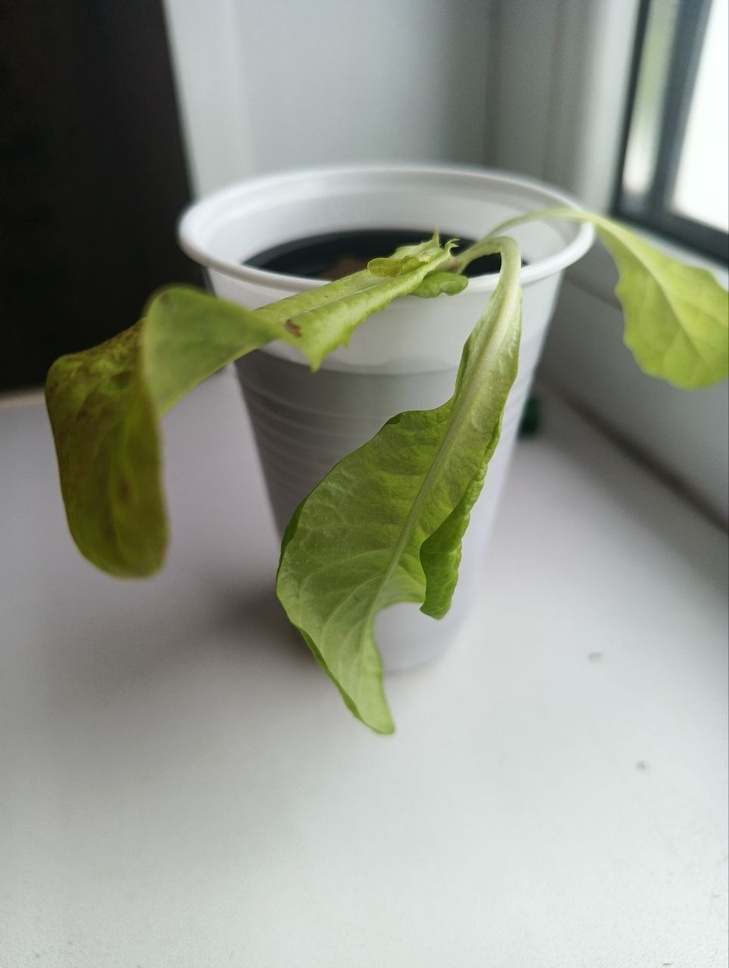
#> input picture curriculum/01-image-fundamentals/sample.jpg, 729 x 968 px, shrunk from 964 x 1280 before the run
$ python -i colors.py   (imports and definitions only)
#> lines starting #> are read from the running program, lines starting #| are printed output that depends on the picture
#> further down, picture is the input picture: shape (968, 729, 3); mean B, G, R 136.6, 149.1, 144.8
"""Color-space helpers for PlantVision.

Input images follow the OpenCV BGR convention; OpenCV's HSV hue range is
[0, 180) for uint8 images.
"""

from typing import Literal

import cv2
import numpy as np


# [28 lines left out: functions to_gray, to_hsv, not called in this run]


def split_channels(
    img: np.ndarray, space: Literal["bgr", "hsv", "gray"] = "bgr"
) -> dict[str, np.ndarray]:
    """Split an image into its per-channel arrays for a given color space.

    Args:
        img: Image array; ``(H, W, 3)`` for ``"bgr"``/``"hsv"``, ``(H, W)`` or
            ``(H, W, 3)`` for ``"gray"``.
        space: Color space of the input image.

    Returns:
        ``{"b", "g", "r"}`` maps for ``"bgr"``, ``{"h", "s", "v"}`` for
        ``"hsv"``, or ``{"gray": ...}`` for ``"gray"``.

    Raises:
        ValueError: If ``space`` is not one of ``"bgr"``, ``"hsv"``, ``"gray"``.
    """
#> called with space = 'bgr'
    if space == "bgr":
        b, g, r = cv2.split(img)
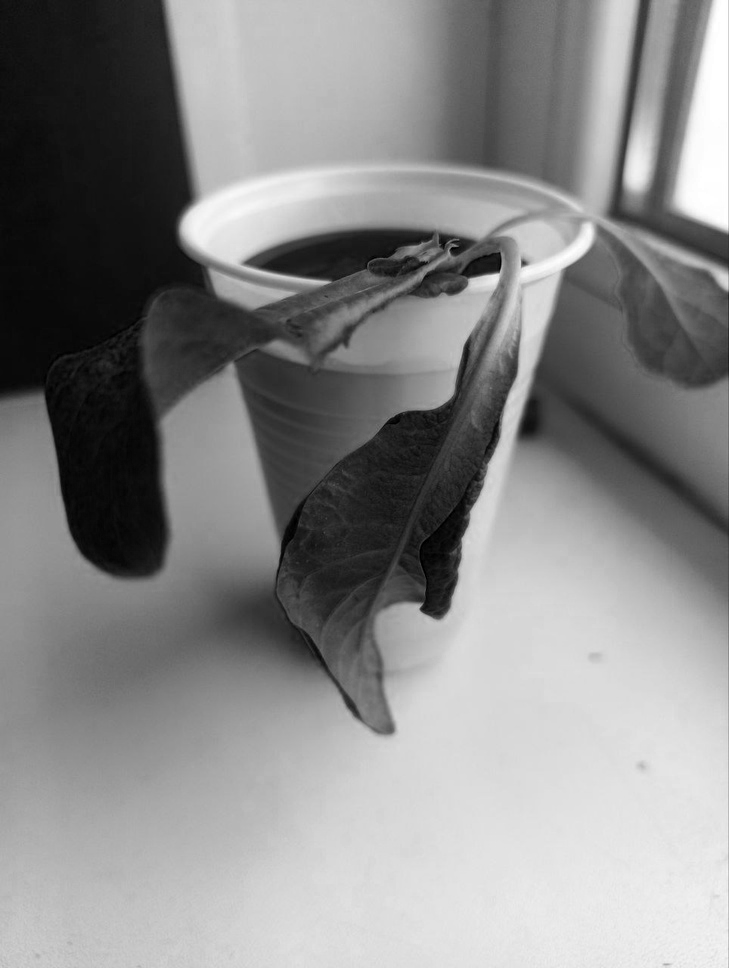
#> b: shape (968, 729); min 0, max 255, mean 136.6
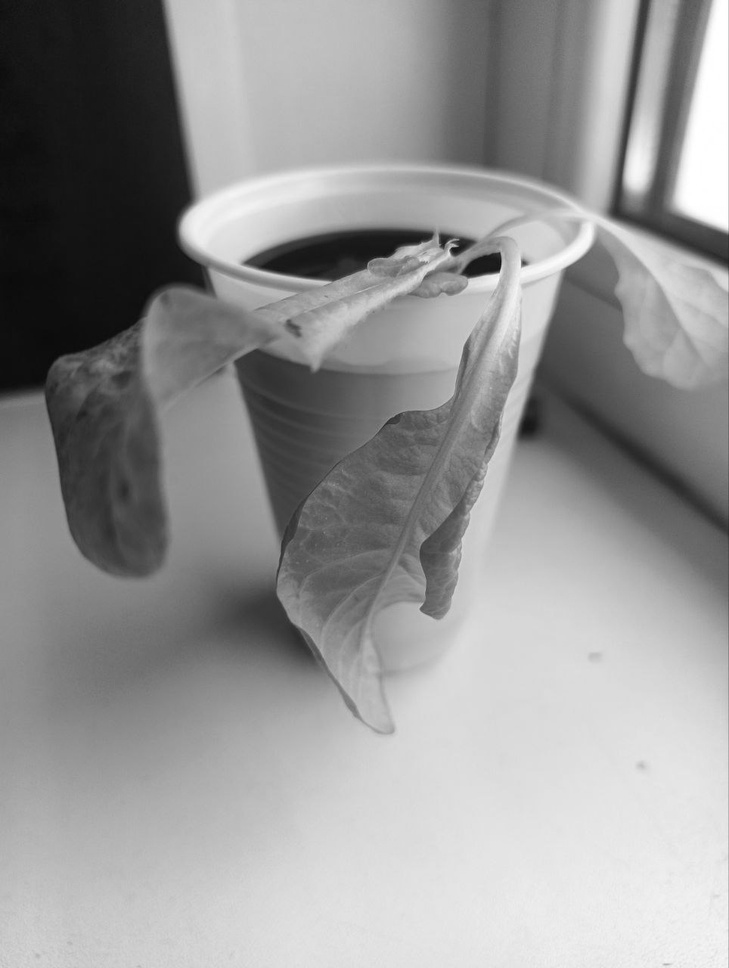
#> g: shape (968, 729); min 10, max 255, mean 149.1
        return {"b": b, "g": g, "r": r}
    if space == "hsv":
        h, s, v = cv2.split(to_hsv(img))
        return {"h": h, "s": s, "v": v}
    if space == "gray":
        return {"gray": to_gray(img)}
    raise ValueError(f"unknown color space: {space!r} (expected 'bgr', 'hsv', or 'gray')")


# [20 lines left out: function hue_histogram, not called in this run]

>>> import cv2
>>> picture = cv2.imread('../../../curriculum/01-image-fundamentals/sample.jpg')
>>> result = split_channels(picture)
#> result = 3 items
